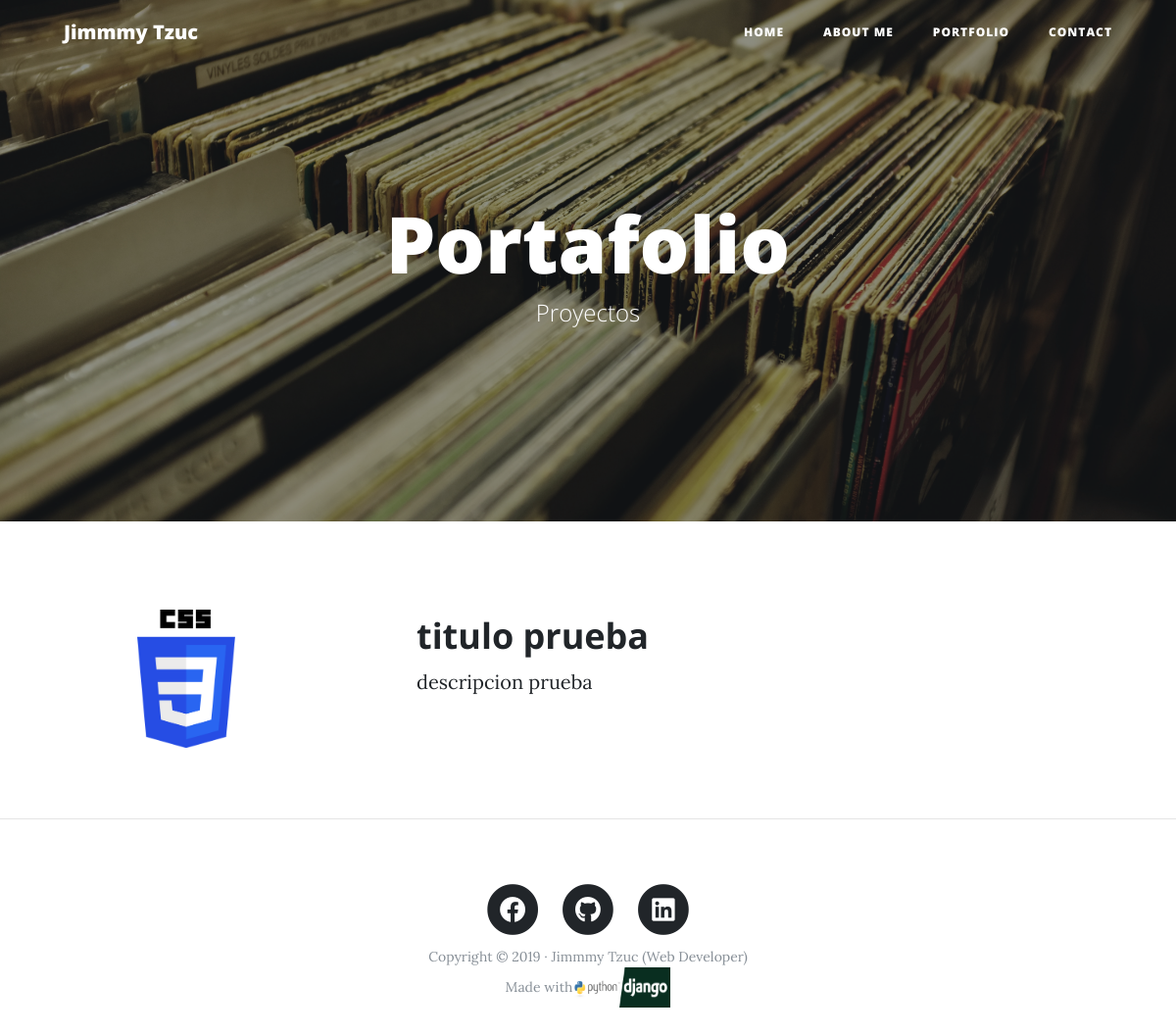
/portfolio/, run on an earlier commit of the app's database.
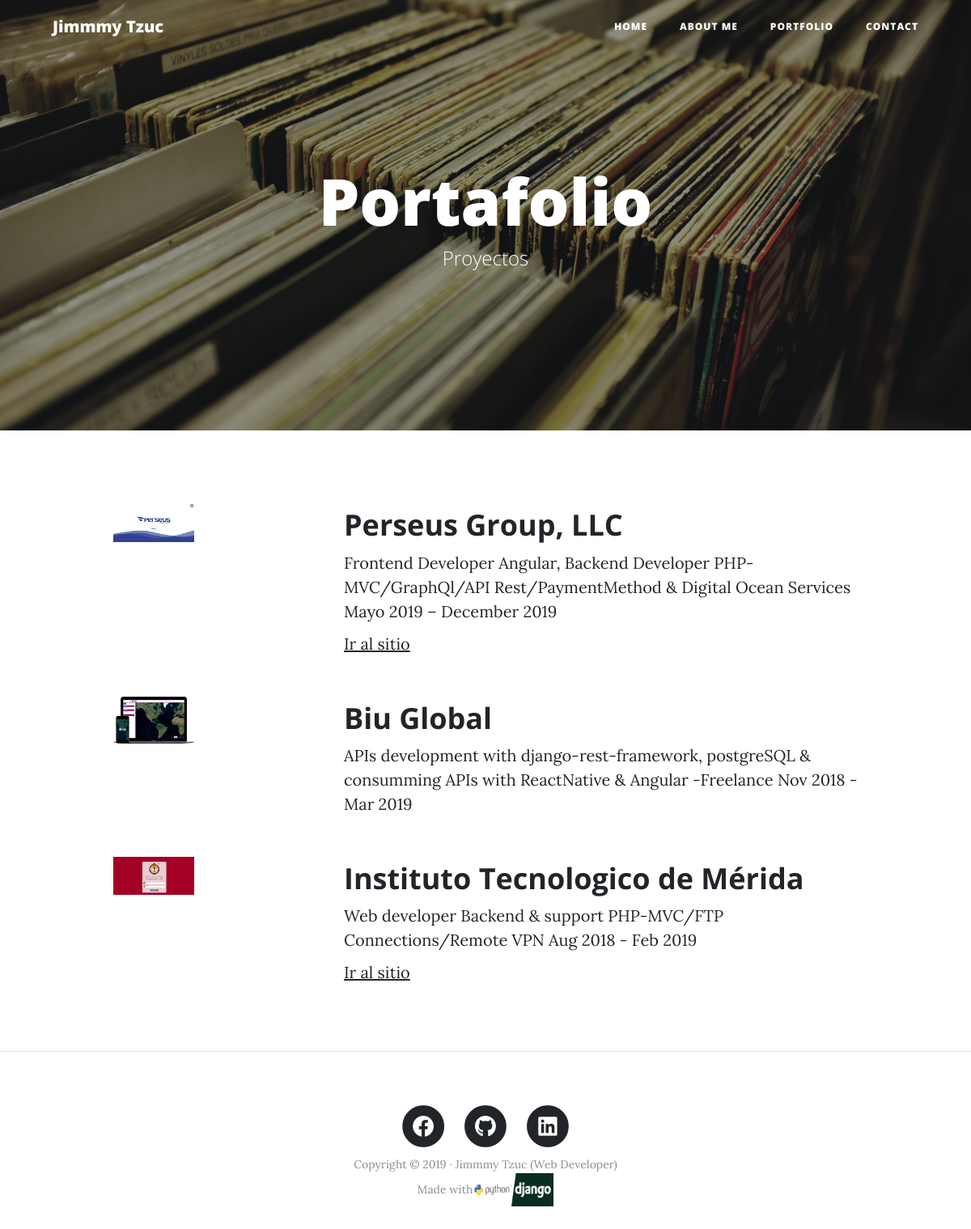
And on a later commit of the database.
### portfolio/models.py (models this page shows, shortened)
class Project(models.Model):
    title = models.CharField(max_length=200, verbose_name="Titulo")
    description = models.TextField(verbose_name="Descripcion")
    image = models.ImageField(verbose_name="imagen",upload_to="projects")
    link = models.URLField(null=True,blank=True, verbose_name="url")
    created = models.DateTimeField(auto_now_add=True,verbose_name="Fecha de creacion")
    updated = models.DateTimeField(auto_now=True, verbose_name="fecha de edicion")
    class Meta:
        verbose_name = "proyecto"
        verbose_name_plural = "proyectos"
        ordering = ["-created"]

### portfolio/views.py (the view)
# urls.py: path('portfolio/',portfolio_views.portfolio, name="portfolio"),
def portfolio(request):
    projects = Project.objects.all()
    return render(request, "portfolio/portfolio.html",{'projects':projects})

### portfolio/templates/portfolio/portfolio.html (shortened to what this page needs)
{%extends 'core/base.html'%}
{% block background %}{% load static %}{% static 'core/img/portfolio-bg.jpg' %}{% endblock %}
{%block header%}
<h1>Portafolio</h1>
<span class="subheading">Proyectos</span>
{%endblock%}
{%block content%}
	    {% for project in projects %}
	      <div class="row project">
	      	<div class="col-lg-3 col-md-4 offset-lg-1">
			      <img class="img-fluid" src="{{project.image.url}}" alt="" width="100px">
	      	</div>
	        <div class="col-lg-7 col-md-8">
	      		<h2 class="section-heading title">{{project.title}}</h2>
	          <p>{{project.description}}</p>
			  {% if project.link %}
	          	<p><a href="{{project.link}}">Ir al sitio</a></p>
			  {% endif %}
	      	</div>
	      </div>
		{% endfor %}
{%endblock%}

### core/templates/core/base.html (shortened to what this page needs)
<!DOCTYPE html>
<html lang="es">
  <head>
    {% load static %}
    <link href="{% static 'core/vendor/bootstrap/css/bootstrap.min.css' %}" rel="stylesheet">
    <link href="{% static 'core/vendor/font-awesome/css/font-awesome.min.css' %}" rel="stylesheet" type="text/css">
    <link href="{% static 'core/vendor/font-awesome/css/all.min.css' %}" rel="stylesheet" type="text/css">
    <link href="{% static 'core/css/style.css' %}" rel="stylesheet" type="text/css">
    <link href="{% static 'core/css/clean-blog.min.css' %}" rel="stylesheet">
  </head>
  <body>
    <nav class="navbar navbar-expand-lg navbar-light fixed-top" id="mainNav">
      <div class="container">
        <a class="navbar-brand" href="{% url 'home'%}">Jimmmy Tzuc</a>
        <div class="collapse navbar-collapse" id="navbarResponsive">
          <ul class="navbar-nav ml-auto">
            <li class="nav-item">
              <a class="nav-link" href="{% url 'home'%}">Home</a>
            </li>
            <li class="nav-item">
              <a class="nav-link" href="{% url 'about'%}">About me</a>
            </li>
            <li class="nav-item">
              <a class="nav-link" href="{% url 'portfolio'%}">Portfolio</a>
            </li>
            <li class="nav-item">
              <a class="nav-link" href="{% url 'contact'%}">Contact</a>
            </li>
          </ul>
        </div>
      </div>
    </nav>
    <header class="masthead" style="background-image: url('{% block background %}{% endblock %}')">
      <div class="overlay"></div>
      <div class="container">
        <div class="row">
          <div class="col-lg-8 col-md-10 mx-auto">
            <div class="site-heading">
              {% block header %}{% endblock %}
            </div>
          </div>
        </div>
      </div>
    </header>
    <div class="container">
        {% block content %}
        {% endblock%}
    </div>
    {% if request.path != "/" %}<hr>{% endif %}
    <footer>
      <div class="container">
        <div class="row">
          <div class="col-lg-8 col-md-10 mx-auto">
            <ul class="list-inline text-center">
              <li class="list-inline-item">
                <a target="_blank" href="https://www.facebook.com/St.JimmyT">
                  <span class="fa-stack fa-lg">
                    <i class="fa fa-circle fa-stack-2x"></i>
                    <i class="fab fa-facebook fa-stack-1x fa-inverse"></i>
                  </span>
                </a>
              </li>
              <li class="list-inline-item">
                <a target="_blank" href="https://github.com/JimmyTzuc">
                  <span class="fa-stack fa-lg">
                    <i class="fa fa-circle fa-stack-2x"></i>
                    <i class="fab fa-github fa-stack-1x fa-inverse"></i>
                  </span>
                </a>
              </li>
              <li class="list-inline-item">
                <a target="_blank" href="https://www.linkedin.com/in/jimmytzuc/">
                  <span class="fa-stack fa-lg">
                    <i class="fa fa-circle fa-stack-2x"></i>
                    <i class="fab fa-linkedin fa-stack-1x fa-inverse"></i>
                  </span>
                </a>
              </li>
            </ul>
            <p class="copyright text-muted">Copyright &copy; 2019 · Jimmmy Tzuc (Web Developer) </p>
            <div class="copyright text-muted d-flex justify-content-center"><p>Made with </p><img class="" style="width:100px" src="{% static 'core/img/python-django.png' %}" alt=""></div>
          </div>
        </div>
      </div>
    </footer>
  </body>
</html>

### core/static/core/css/style.css (style rules this page uses)
* { padding: 0%; margin: 0%; box-sizing: border-box; }

What changed in the data, as far as the page shows it:
added Project: image (picture), title "Perseus Group, LLC", description "Frontend Developer Angular, Backend Developer PHP-MVC/GraphQl/API Rest/PaymentMethod & Digital Ocean Services Mayo 2019 – December 2019"
added Project: image (picture), title "Biu Global", description "APIs development with django-rest-framework, postgreSQL & consumming APIs with ReactNative & Angular -Freelance Nov 2018 - Mar 2019"
changed Project: image: a different picture; title "titulo prueba" → "Instituto Tecnologico de Mérida"; description "descripcion prueba" → "Web developer Backend & support PHP-MVC/FTP Connections/Remote VPN Aug 2018 - Feb 2019"; now shows "Ir al sitio"
